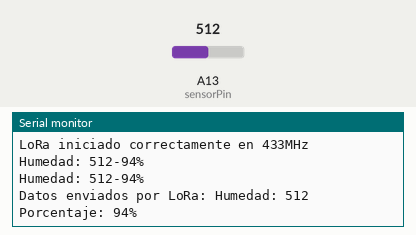
The sketch below on a simulated Arduino Mega 2560, built with avr-gcc and run on an emulated ATmega2560. Shown: the last lines printed to the serial monitor. The test bench sets the inputs (shaded band); at power-on: A13 (sensorPin) = 512. No radio packets arrive unless stated.

Above: at 10.8 s.
10.9 s: A13 (sensorPin) set to 716
At 20.7 s:
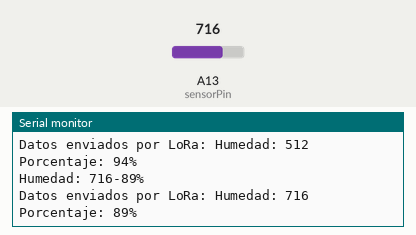
20.9 s: A13 (sensorPin) set to 900
At 31.4 s:
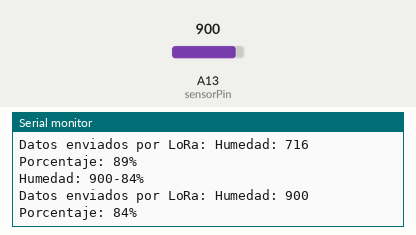
Timing chart, 0 to 32.9 s (numbered marks = the images above; inputs shaded):
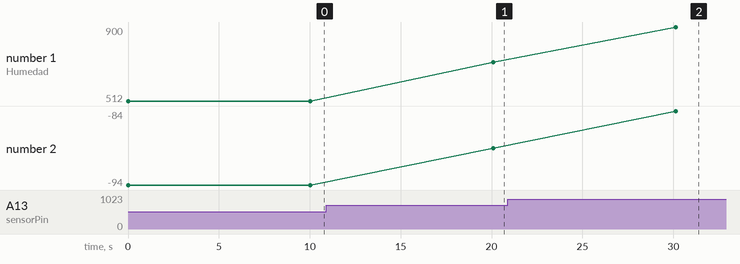

The sketch:

sensor_lora.ino
```cpp
#include <SPI.h>
#include <LoRa.h>

// Definir el pin del sensor
const int sensorPin = A13;
const int humedadAire = 4100;
const int humedadAgua = 300;
int porcentajeHumedad; // Declarar la variable porcentajeHumedad

// Variable para controlar el envío de datos
bool midiendo = true;

// Variable para el temporizador
unsigned long previousMillis = 0;
const long interval = 5000; // Intervalo de 5 segundos

void setup() {
  Serial.begin(115200);
  Serial.println("Holaa");


  LoRa.setPins(5, 14, 2);  // NSS, Reset, DIO0
  // Iniciar LoRa en frecuencia 433MHz
  if (!LoRa.begin(433E6)) {
    Serial.println("Error al iniciar LoRa");
    while (1);
  }

  Serial.println("LoRa iniciado correctamente en 433MHz");
}

void loop() {
  unsigned long currentMillis = millis();

  if (midiendo) {
    // Leer la humedad del sensor
    int humedad = analogRead(sensorPin);
    porcentajeHumedad = map(humedad, humedadAire, humedadAgua, 0, 100);
    if (porcentajeHumedad > 100) porcentajeHumedad = 100;

    Serial.print("Humedad: ");
    Serial.print(humedad);
    Serial.print("-");
    Serial.print(porcentajeHumedad);
    Serial.println("%");

    // Enviar datos a través de LoRa cada 5 segundos
    if (currentMillis - previousMillis >= interval) {
      previousMillis = currentMillis;
      enviarDatosLoRa(humedad, porcentajeHumedad);
    }
  }

  delay(10000); // Pausa para no saturar el serial
}

void enviarDatosLoRa(int humedad, int porcentajeHumedad) {
  // Crear un string de datos para enviar
  String datos = "Humedad: " + String(humedad) + " Porcentaje: " + String(porcentajeHumedad) + "%";

  // Iniciar la transmisión LoRa
  LoRa.beginPacket();
  LoRa.print(datos);
  LoRa.endPacket();

  Serial.println("Datos enviados por LoRa: " + datos);
}
```

Measured:
- after the input at 10.9 s, the serial monitor: prints a new line after 9.2 s (image 1)
- after the input at 20.9 s, the serial monitor: prints a new line after 9.2 s (image 2)
- plotted number 1: 512 → 716 after the input at 10.9 s, 716 → 900 after the input at 20.9 s
- plotted number 2: -94 → -89 after the input at 10.9 s, -89 → -84 after the input at 20.9 s
